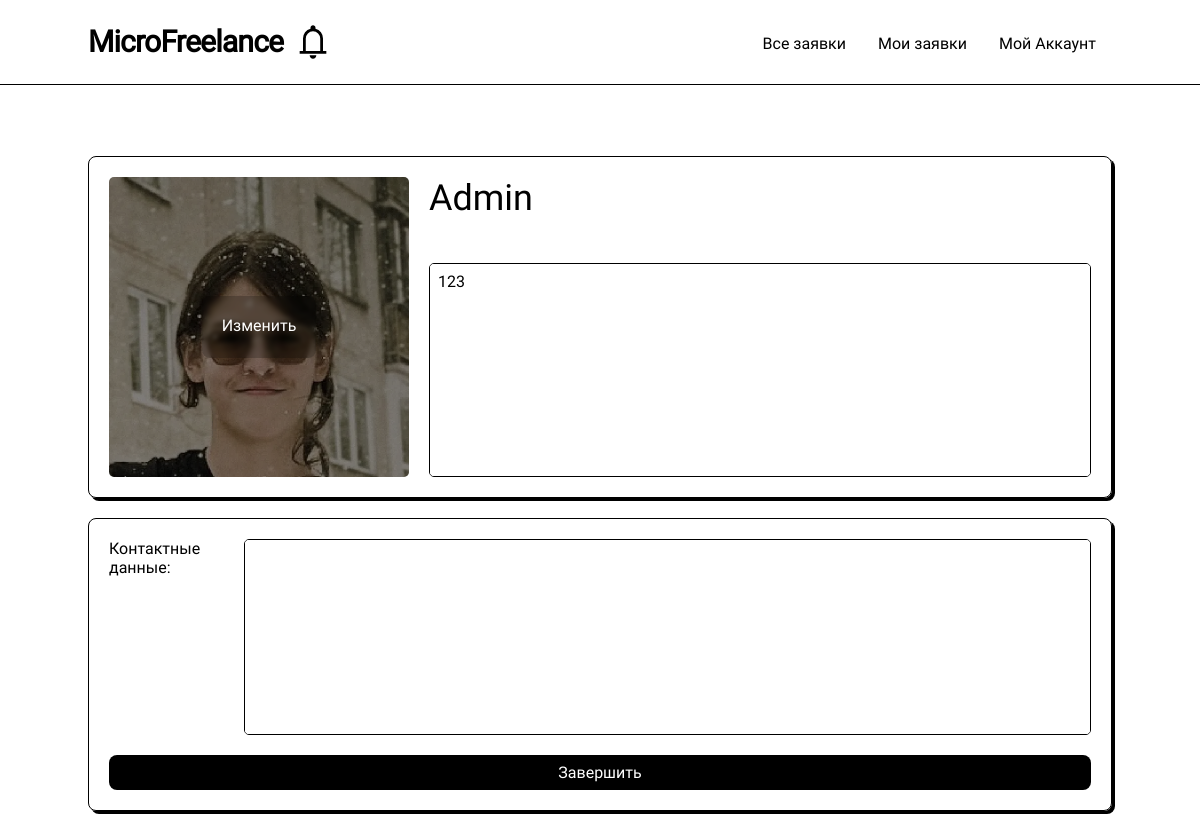
/profile-editor (signed in), run on the app's committed database.
### models.py (models this page shows, shortened)
class User(UserMixin, db.Model):
    __table_name__ = "users"
    id: Mapped[int]                         = mapped_column(primary_key=True)
    login: Mapped[str]                      = mapped_column(String(64), index=True, unique=True)
    password_hash: Mapped[Optional[str]]    = mapped_column(String(256))
    name: Mapped[Optional[str]]             = mapped_column(String(64))
    aboutme: Mapped[Optional[str]]          = mapped_column(String(256))
    contact_info: Mapped[Optional[str]]     = mapped_column(String(256))
    account_type: Mapped[str]               = mapped_column(String(256), default='student')

### routes.py (the view, shortened to what this page needs)
@app.route('/profile-editor/', methods=['GET', 'POST'])
@app.route('/profile-editor', methods=['GET', 'POST'])
@login_required
def profile_editor():
    if not current_user.is_authenticated:
        return redirect("/")
    form = ProfileEditorForm()
    print(form.photo, form.errors)
    if request.method == 'POST' and not form.validate():
        flash(['Произошла ошибка, возможно ошибка заполнения', 'red'])
    form.aboutme.data = current_user.aboutme
    form.contact_info.data = current_user.contact_info
    return render_template('profile_editor.html', form=form)

### forms.py
class ProfileEditorForm(FlaskForm):
    name = StringField('Имя', validators=[DataRequired()])
    aboutme = TextAreaField('Обомне', validators=[DataRequired()])
    contact_info = TextAreaField('contact_info')
    photo = FileField('image', validators=[FileAllowed(['jpg', 'png', 'webp', 'gif','jpeg'], 'Images only!')])
    submit = SubmitField('Завершить')

### models.py (called while the page is built)
@login.user_loader
def load_user(id):
  return db.session.get(User, int(id))

### routes.py (called while the page is built)
def render_template(*args, **kwargs):
    kwargs['current_user'] = current_user
    return base_render_teplate(*args, **kwargs)

### templates/profile_editor.html (shortened to what this page needs)
{% extends 'base/base.html' %}
{% block content %}
<form method="POST" enctype='multipart/form-data'>
    <div class="profile card">
        <div class="ava-edit">
            <img
            src="{{ url_for('static', filename='avatars/'+current_user.login + '.webp') }}"
            id="avatar"
            >
            <a class="button-action" onclick="getElementById('avatar_edit').click();">Изменить</a>
        </div>
        <div class="content">
            <div class="username" >{{ form.name(value=current_user.name, size=0) }}</div>
            <div class="aboutme"> {{ form.aboutme(size=0, style="resize: none;", class="scroll") }} </div>
        </div>
    </div>
    <div class="card settings">
        <div class="content">
            <span>Контактные данные:</span>
            <div class="contacts"> {{ form.contact_info(size=0, style="resize: none;", class="scroll") }} </div>
        </div>
        {{ form.submit(class="button button-finish", tabindex="0") }}
    </div>
</form>
{% endblock %}

### static/compile.css (style rules this page uses)
html, :host { line-height: 1.5; -webkit-text-size-adjust: 100%; -moz-tab-size: 4; -o-tab-size: 4; tab-size: 4; font-family: Roboto; font-feature-settings: normal; font-variation-settings: normal; -webkit-tap-highlight-color: transparent; }
body { margin: 0; line-height: inherit; }
a { color: inherit; text-decoration: inherit; }
button, input, optgroup, select, textarea { font-family: inherit; font-feature-settings: inherit; font-variation-settings: inherit; font-size: 100%; font-weight: inherit; line-height: inherit; letter-spacing: inherit; color: inherit; margin: 0; padding: 0; }
button, input:where([type='button']), input:where([type='reset']), input:where([type='submit']) { -webkit-appearance: button; background-color: transparent; background-image: none; }
textarea { resize: vertical; }
input::placeholder, textarea::placeholder { opacity: 1; color: #9ca3af; }
img, svg, video, canvas, audio, iframe, embed, object { display: block; vertical-align: middle; }
img, video { max-width: 100%; height: auto; }

### data on the page
User: login (picture), name "Admin", aboutme "123"
